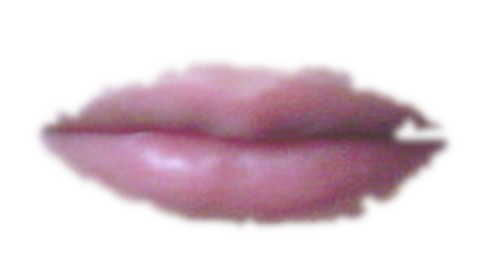
#> input picture assets/lips/model.png, 486 x 272 px; its folder holds only this picture in this run
$ python -i sample_lab.py   (imports and definitions only)
#> lines starting #> are read from the running program, lines starting #| are printed output that depends on the picture
"""塗り重ねスウォッチ画像の領域から Lab を抽出し、ライン散乱係数 S を校正する CLI。

用途: 「素肌(下地) / 1度塗り / 2度塗り」の 3 領域を画像から指定し、各領域の代表色
Lab を取り出して estimate_s_layered(3点フィット)に投げ、その仕上げタイプの単一
スカラー S を得る。LINE_S_PRESETS(km.py)を実測値で更新するための校正ツール。

「2度塗り=R∞」とは仮定せず、素肌+2つの厚みから K/S と S を同時推定するので、
シアーなティント(何度塗っても不透明にならない)でも筋の通った S が出る。

領域指定は 2 通り:
  (a) 座標モード : --substrate/--coat1/--coat2 を "X,Y,W,H"(左上座標+幅高さ)で
  (b) GUI モード : --gui でウィンドウ表示、ドラッグで矩形選択(tkinter, 追加依存なし)

座標決めの補助:
  --info            画像の W×H を表示して終了
  --preview OUT.png 指定した領域を画像に重ねた確認用 PNG を保存

例:
  python sample_lab.py swatch.png --info
  python sample_lab.py swatch.png --substrate 700,250,90,60 \
      --coat1 460,740,120,90 --coat2 500,360,120,90 --preview check.png
  python sample_lab.py swatch.png --gui

依存: numpy, pillow, scipy (+ GUI は標準の tkinter)。estimate_s/km/lab_utils を利用。
"""

import argparse
import sys
from io import BytesIO

import numpy as np
from PIL import Image

from lab_utils import rgb_to_lab
import km
from estimate_s import estimate_s_layered


# 3 領域の定義(順序が GUI の選択順・凡例色に対応)
REGIONS = [
    ("substrate", "素肌/下地", (60, 255, 60)),
    ("coat1",     "1度塗り",   (0, 200, 255)),
    ("coat2",     "2度塗り",   (255, 60, 60)),
]


# ============ 画像ロード ============

def load_image(path_or_url):
    """ローカルパス or http(s) URL から RGB の PIL Image を返す。"""
#> called with path_or_url = 'assets/lips/model.png'
    if path_or_url.startswith(("http://", "https://")):
        import requests
        res = requests.get(path_or_url, timeout=30,
                           headers={"User-Agent": "sample_lab"})
        res.raise_for_status()
        return Image.open(BytesIO(res.content)).convert("RGB")
    return Image.open(path_or_url).convert("RGB")
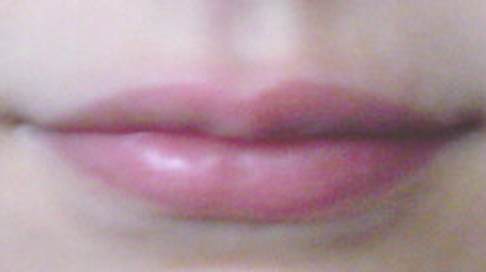
#> returned value: PIL image 486x272 RGB; mean R, G, B 175.1, 147.1, 156.2


# ============ 領域サンプリング ============

# [167 lines left out: functions parse_box, sample_region, describe, save_preview, select_regions_gui, report, not called in this run]


def main():
    ap = argparse.ArgumentParser(description="塗り重ねスウォッチ → Lab → ライン S 校正")
    ap.add_argument("image", help="画像ファイルパス or http(s) URL")
    ap.add_argument("--substrate", type=parse_box, help="素肌/下地領域 X,Y,W,H")
    ap.add_argument("--coat1", type=parse_box, help="1度塗り領域 X,Y,W,H")
    ap.add_argument("--coat2", type=parse_box, help="2度塗り領域 X,Y,W,H")
    ap.add_argument("--t1", type=float, default=0.3, help="1度塗りの厚み t(規約固定, 既定 0.3)")
    ap.add_argument("--coat-ratio", type=float, default=2.0, help="2度塗りの厚み倍率(既定 2.0)")
    ap.add_argument("--dr-min", type=float, default=0.03, help="ch採用の反射率差しきい値(既定 0.03)")
    ap.add_argument("--gui", action="store_true", help="ドラッグで領域選択(tkinter)")
    ap.add_argument("--info", action="store_true", help="画像寸法を表示して終了")
    ap.add_argument("--preview", help="指定領域を重ねた確認 PNG の保存先")
    args = ap.parse_args()

    pil = load_image(args.image)
    W, H = pil.size
#> W = 486; H = 272
    if args.info:
        print(f"画像サイズ: {W} x {H} (W x H)")
        return

    if args.gui:
        r = select_regions_gui(pil)
        sub, coat1, coat2 = r["substrate"], r["coat1"], r["coat2"]
    else:
        sub, coat1, coat2 = args.substrate, args.coat1, args.coat2

    missing = [n for n, b in [("--substrate", sub), ("--coat1", coat1),
                              ("--coat2", coat2)] if b is None]
    if missing:
#> (the run stopped early here; a loop or call above may not have finished)
